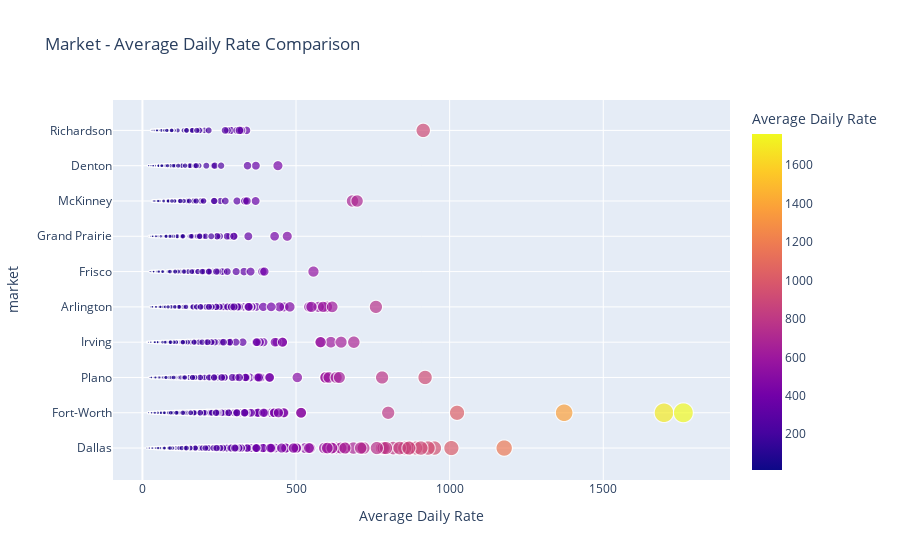

The code cell stored with this chart in its notebook:
### Code cell
import pandas as pd
import plotly.express as px

markets = {
    'dallas' : 'Dallas',
    'fort-worth' : 'Fort-Worth',
    'plano' : 'Plano',
    'irving' : 'Irving',
    'arlington' : 'Arlington',
    'frisco' : 'Frisco',
    'grand-prairie' : 'Grand Prairie',
    'mckinney' : 'McKinney',
    'denton' : 'Denton',    
    'richardson' : 'Richardson'
}
prop_lists_csv_path = 'prop_lists/csv/'

df = pd.DataFrame()
for market_id, market_name in markets.items():
    file_path = '{}{}_property_list_2019.csv'.format(prop_lists_csv_path, market_id)
    df = df.append(pd.read_csv(file_path))

fig = px.scatter(df.query("days_available >= 180"), x="adr", y="market", color="adr",
                 size='adr', hover_data=['days_available'],
                title="Market - Average Daily Rate Comparison",
                labels={
                     "adr": "Average Daily Rate",
                 },)
fig.show()

### Figure 1 — Plotly figure (JSON) as saved in the notebook; plotly's stock layout.template omitted (floating-point values rounded to 4 significant figures; data arrays with more than 128 entries replaced by an {"elided": "..."} marker saying what was removed)
{"data": [{"customdata": {"elided": "2330x1 int values"}, "hovertemplate": "Average Daily Rate=%{marker.color}<br>market=%{y}<br>days_available=%{customdata[0]}<extra></extra>", "legendgroup": "", "marker": {"color": {"elided": "2330 float values"}, "coloraxis": "coloraxis", "size": {"elided": "2330 float values"}, "sizemode": "area", "sizeref": 4.402, "symbol": "circle"}, "mode": "markers", "name": "", "showlegend": false, "type": "scattergl", "x": {"elided": "2330 float values"}, "xaxis": "x", "y": {"elided": "2330 str values"}, "yaxis": "y"}], "layout": {"coloraxis": {"colorbar": {"title": {"text": "Average Daily Rate"}}, "colorscale": [[0, "#0d0887"], [0.1111, "#46039f"], [0.2222, "#7201a8"], [0.3333, "#9c179e"], [0.4444, "#bd3786"], [0.5556, "#d8576b"], [0.6667, "#ed7953"], [0.7778, "#fb9f3a"], [0.8889, "#fdca26"], [1, "#f0f921"]]}, "legend": {"itemsizing": "constant", "tracegroupgap": 0}, "title": {"text": "Market - Average Daily Rate Comparison"}, "xaxis": {"anchor": "y", "domain": [0, 1], "title": {"text": "Average Daily Rate"}}, "yaxis": {"anchor": "x", "domain": [0, 1], "title": {"text": "market"}}}}
